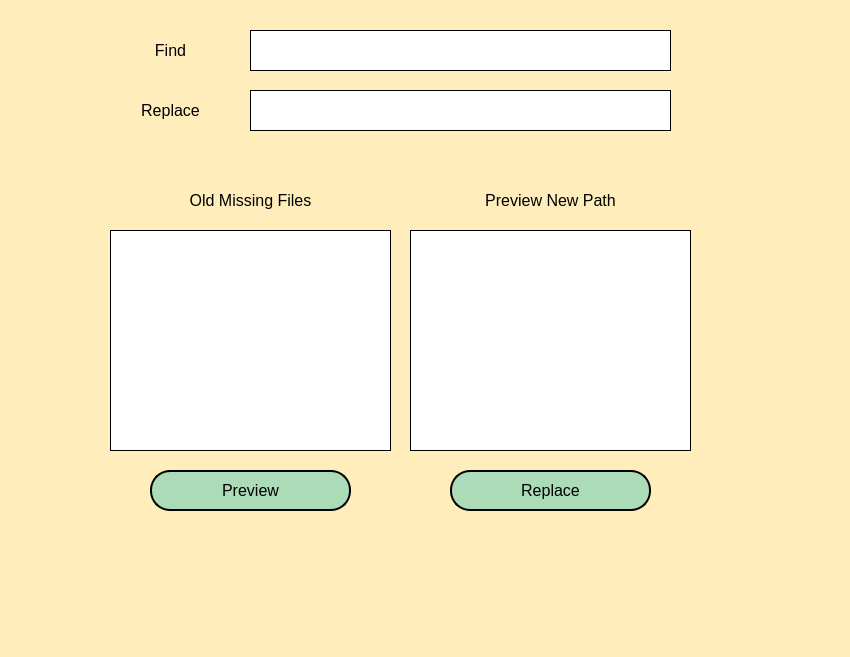
<?xml version="1.0" encoding="UTF-8"?>
<ui version="4.0">
 <class>MainWindow</class>
 <widget class="QMainWindow" name="MainWindow">
  <property name="geometry">
   <rect>
    <x>0</x>
    <y>0</y>
    <width>850</width>
    <height>657</height>
   </rect>
  </property>
  <property name="font">
   <font>
    <pointsize>14</pointsize>
   </font>
  </property>
  <property name="windowTitle">
   <string>file path swap</string>
  </property>
  <property name="autoFillBackground">
   <bool>true</bool>
  </property>
  <property name="styleSheet">
   <string notr="true">background-color: rgb(255, 238, 187);</string>
  </property>
  <widget class="QWidget" name="centralwidget">
   <widget class="QLineEdit" name="input_old_path">
    <property name="geometry">
     <rect>
      <x>250</x>
      <y>30</y>
      <width>421</width>
      <height>41</height>
     </rect>
    </property>
    <property name="styleSheet">
     <string notr="true">background-color: rgb(255, 255, 255);
border: 1px solid;</string>
    </property>
   </widget>
   <widget class="QLineEdit" name="input_new_path">
    <property name="geometry">
     <rect>
      <x>250</x>
      <y>90</y>
      <width>421</width>
      <height>41</height>
     </rect>
    </property>
    <property name="styleSheet">
     <string notr="true">background-color: rgb(255, 255, 255);    
border: 1px solid;</string>
    </property>
   </widget>
   <widget class="QLabel" name="find_path_lbl">
    <property name="geometry">
     <rect>
      <x>110</x>
      <y>30</y>
      <width>121</width>
      <height>41</height>
     </rect>
    </property>
    <property name="font">
     <font>
      <family>Segoe UI</family>
      <pointsize>12</pointsize>
      <weight>50</weight>
      <bold>false</bold>
      <stylestrategy>PreferDefault</stylestrategy>
     </font>
    </property>
    <property name="autoFillBackground">
     <bool>false</bool>
    </property>
    <property name="text">
     <string>Find</string>
    </property>
    <property name="alignment">
     <set>Qt::AlignCenter</set>
    </property>
   </widget>
   <widget class="QLabel" name="replace_path_lbl">
    <property name="geometry">
     <rect>
      <x>110</x>
      <y>90</y>
      <width>121</width>
      <height>41</height>
     </rect>
    </property>
    <property name="font">
     <font>
      <family>Segoe UI</family>
      <pointsize>12</pointsize>
      <weight>50</weight>
      <italic>false</italic>
      <bold>false</bold>
      <stylestrategy>PreferDefault</stylestrategy>
      <kerning>true</kerning>
     </font>
    </property>
    <property name="autoFillBackground">
     <bool>false</bool>
    </property>
    <property name="text">
     <string>Replace</string>
    </property>
    <property name="alignment">
     <set>Qt::AlignCenter</set>
    </property>
   </widget>
   <widget class="QLabel" name="old_missing_files_label">
    <property name="geometry">
     <rect>
      <x>150</x>
      <y>180</y>
      <width>201</width>
      <height>41</height>
     </rect>
    </property>
    <property name="font">
     <font>
      <family>Segoe UI</family>
      <pointsize>12</pointsize>
      <weight>50</weight>
      <bold>false</bold>
      <stylestrategy>PreferDefault</stylestrategy>
     </font>
    </property>
    <property name="autoFillBackground">
     <bool>false</bool>
    </property>
    <property name="text">
     <string>Old Missing Files</string>
    </property>
    <property name="alignment">
     <set>Qt::AlignCenter</set>
    </property>
   </widget>
   <widget class="QLabel" name="preview_path_label">
    <property name="geometry">
     <rect>
      <x>450</x>
      <y>180</y>
      <width>201</width>
      <height>41</height>
     </rect>
    </property>
    <property name="font">
     <font>
      <family>Segoe UI</family>
      <pointsize>12</pointsize>
      <weight>50</weight>
      <bold>false</bold>
      <stylestrategy>PreferDefault</stylestrategy>
     </font>
    </property>
    <property name="autoFillBackground">
     <bool>false</bool>
    </property>
    <property name="text">
     <string>Preview New Path</string>
    </property>
    <property name="alignment">
     <set>Qt::AlignCenter</set>
    </property>
   </widget>
   <widget class="QLabel" name="missing_path">
    <property name="geometry">
     <rect>
      <x>110</x>
      <y>230</y>
      <width>281</width>
      <height>221</height>
     </rect>
    </property>
    <property name="autoFillBackground">
     <bool>false</bool>
    </property>
    <property name="styleSheet">
     <string notr="true">background-color: rgb(255, 255, 255);
border: 1px solid;</string>
    </property>
    <property name="text">
     <string/>
    </property>
    <property name="alignment">
     <set>Qt::AlignLeading|Qt::AlignLeft|Qt::AlignTop</set>
    </property>
    <property name="wordWrap">
     <bool>true</bool>
    </property>
   </widget>
   <widget class="QLabel" name="preview_new_path">
    <property name="geometry">
     <rect>
      <x>410</x>
      <y>230</y>
      <width>281</width>
      <height>221</height>
     </rect>
    </property>
    <property name="autoFillBackground">
     <bool>false</bool>
    </property>
    <property name="styleSheet">
     <string notr="true">background-color: rgb(255, 255, 255);               
border: 1px solid;</string>
    </property>
    <property name="text">
     <string/>
    </property>
    <property name="alignment">
     <set>Qt::AlignLeading|Qt::AlignLeft|Qt::AlignTop</set>
    </property>
    <property name="wordWrap">
     <bool>true</bool>
    </property>
   </widget>
   <widget class="QPushButton" name="pushButton_preview_path">
    <property name="geometry">
     <rect>
      <x>150</x>
      <y>470</y>
      <width>201</width>
      <height>41</height>
     </rect>
    </property>
    <property name="font">
     <font>
      <family>Segoe UI</family>
      <pointsize>12</pointsize>
      <weight>50</weight>
      <bold>false</bold>
      <stylestrategy>PreferDefault</stylestrategy>
     </font>
    </property>
    <property name="styleSheet">
     <string notr="true">background-color: rgb(171, 220, 183);
border-radius: 20px;                  
border: 2px solid;</string>
    </property>
    <property name="text">
     <string>Preview</string>
    </property>
   </widget>
   <widget class="QPushButton" name="pushButton_change_button">
    <property name="geometry">
     <rect>
      <x>450</x>
      <y>470</y>
      <width>201</width>
      <height>41</height>
     </rect>
    </property>
    <property name="font">
     <font>
      <family>Segoe UI</family>
      <pointsize>12</pointsize>
      <weight>50</weight>
      <bold>false</bold>
      <stylestrategy>PreferDefault</stylestrategy>
     </font>
    </property>
    <property name="styleSheet">
     <string notr="true">background-color: rgb(171, 220, 183);
border-radius: 20px;                   
border: 2px solid;</string>
    </property>
    <property name="text">
     <string>Replace</string>
    </property>
   </widget>
  </widget>
  <widget class="QMenuBar" name="menubar">
   <property name="geometry">
    <rect>
     <x>0</x>
     <y>0</y>
     <width>850</width>
     <height>21</height>
    </rect>
   </property>
  </widget>
  <widget class="QStatusBar" name="statusbar"/>
 </widget>
 <resources/>
 <connections/>
</ui>
